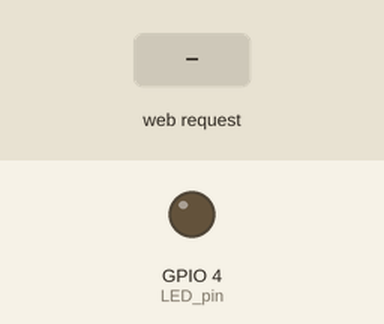
Simulated run of this sketch. Board: ESP8266 (NodeMCU). On the bench: output pins drawn as LEDs (lit = HIGH). The test bench sets the inputs (shaded band). WiFi joins after 1.5 s; servers stay silent unless stated; what the sketch prints to the serial monitor is not drawn.

Above: at 2.7 s.
2.8 s: HTTP request GET /on received
At 3.3 s:
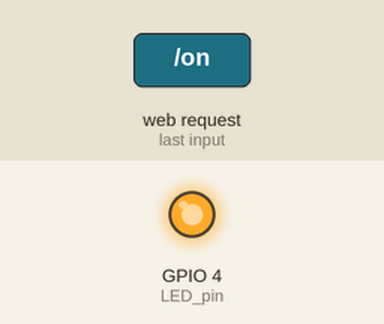
4.3 s: HTTP request GET /off received
At 5.6 s:
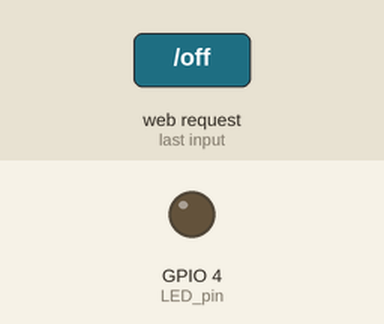
Timing chart, 0 to 7.3 s (numbered marks = the images above; inputs shaded):
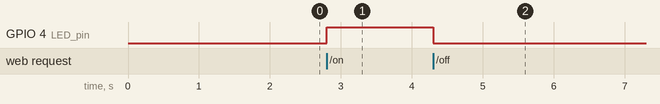

Measured:
- after the input at 2.8 s, GPIO 4 (LED_pin): LOW → HIGH at once
- after the input at 4.3 s, GPIO 4 (LED_pin): HIGH → LOW at once

The sketch:

control_ESP8266_internet_2023-03-29.ino
```cpp
/* 앱인벤트로 작성한 스마트폰 앱으로 LOLIN 또는 NodeMCU의 LED 점멸
 * 인터넷 이용
 *
 * control_WiFi_2023-03-29.ino
 *
 *  2023.03.29
 *  박영기
 */

#include <ESP8266WiFi.h>
#include <ESP8266WebServer.h>

char *ssid = "***";
char *password = "***";

int LED_pin = 4; //D2

ESP8266WebServer server(80);

void handleON()
{
  server.send(200, "text/plain", "LED ON"); // 한글을 써도 된다.
  Serial.println("LED가 켜졌습니다.");
  digitalWrite(LED_pin, HIGH);
}

void handleOFF()
{
  server.send(200, "text/plain", "LED OFF"); // 한글을 써도 된다.
  Serial.println("LED가 꺼졌습니다.");
  digitalWrite(LED_pin, LOW);
}

void setup(void)
{
  Serial.begin(115200);

  Serial.print("Connecting to \'");
  Serial.print(ssid);
  Serial.println("\'");

  WiFi.begin(ssid, password);

  while (WiFi.status() != WL_CONNECTED)
  {
    delay(500);
    Serial.print(".");
  }
  Serial.println();
  Serial.println("WiFi connected.");

  Serial.print("Server IP address: ");
  Serial.println(WiFi.localIP());

// server.on(URL 주소, 처리함수): on 함수는 클라이언트의 요청에 따라 주소와 처리할 함수를 연결
  server.on("/on", handleON);
  server.on("/off", handleOFF);

  server.begin(); // 웹 서버 시작
  Serial.println("HTTP server started");

  pinMode(LED_pin, OUTPUT);
  digitalWrite(LED_pin, LOW);
}

void loop()
{
  server.handleClient(); // 클라이언트와 연결을 생성하고, 요청을 처리
}
```
